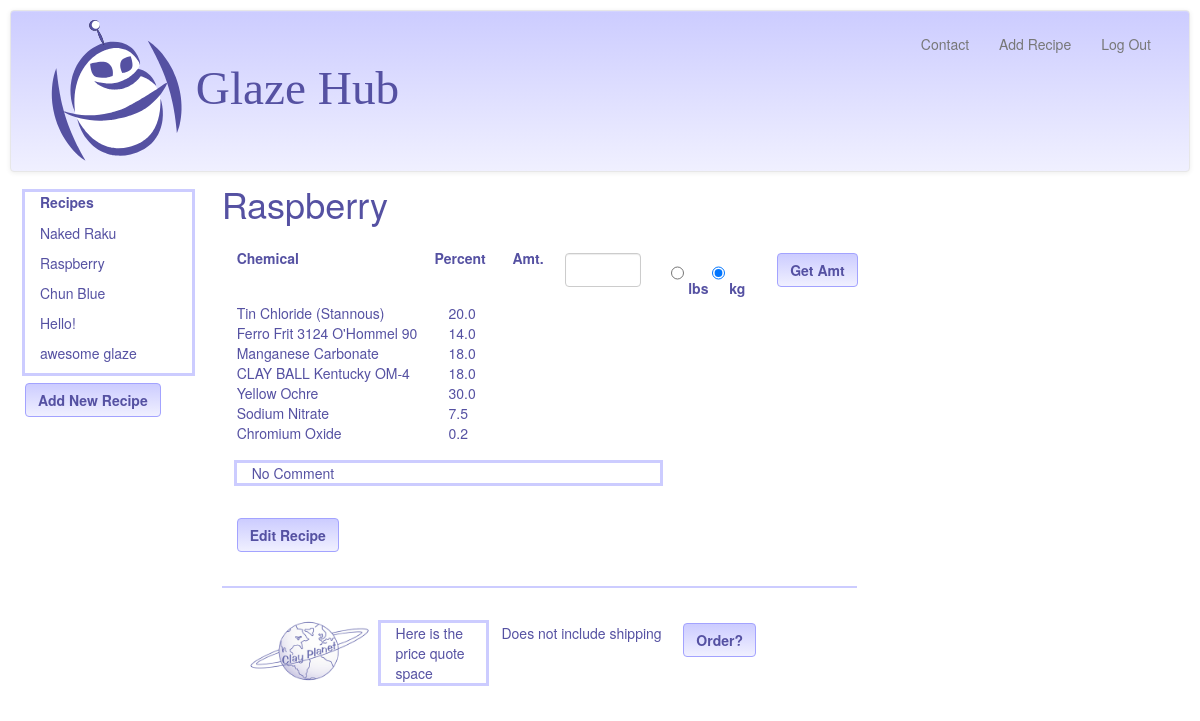
Page /recipecomps/4/Raspberry (signed in) on the earlier database version.
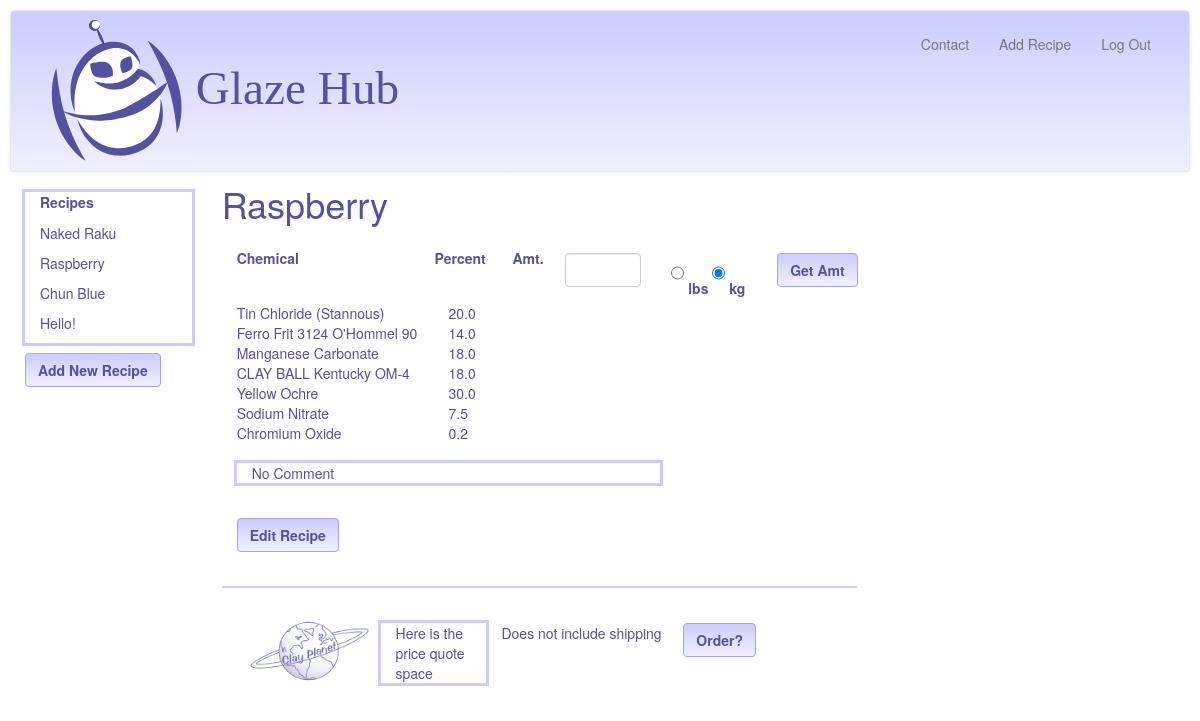
Same page on the later database version.
### model.py (models this page shows, shortened)
class Recipe(Base):
	__tablename__ = "recipes"
	id = Column(Integer, primary_key = True)
	recipe_name = Column(String (120))
	user_id = Column(Integer, ForeignKey('users.id'))
	user_notes = Column(String (3000), nullable = True)
	user = relationship("User", backref = backref("recipes", order_by=id))
	@classmethod
	def getRecipeNamesByUserID(cls, user_id):
		return session.query(Recipe).filter_by(user_id = user_id).all()
	@classmethod
	def getRecipeIDByName(cls, recipe_name, user_id):
		return session.query(Recipe).filter_by(recipe_name=recipe_name).filter_by(user_id = user_id).first()

class Component(Base):
	__tablename__ = "components"
	id = Column(Integer, primary_key = True)
	chem_id = Column(Integer, ForeignKey('chemicals.id'), nullable = False)
	recipe_id = Column(Integer, ForeignKey('recipes.id'), nullable = False)
	percentage = Column(Float, nullable = False)
	chem = relationship("Chem", backref = backref("components", order_by=id))
	recipe = relationship("Recipe", backref = backref("components", order_by=id))
	@classmethod
	def getComponentsByRecipeID(cls,recipe_id):
		return session.query(Component).filter_by(recipe_id = recipe_id).all()

class Chem(Base):
	__tablename__ = "chemicals"
	id = Column(Integer, primary_key = True)
	chem_name = Column(String(120))
	quarter = Column(Float)
	half = Column(Float)
	onelb = Column(Float)
	fivelb = Column(Float)
	tenlb = Column(Float)
	twentyfivelb = Column(Float)
	fiftylb = Column(Float)
	onehundlb = Column(Float)
	fivehundlb = Column(Float)

### glazehub.py (the view)
@app.route("/recipecomps/<int:userViewID>/<recipeName>")
def recipe(userViewID, recipeName):
	display_recipes = showUserRecipeList(userViewID)
	userLoginID = session["user_id"]
	if userLoginID != int(userViewID):
		flash ("Invalid User ID. Here are your recipes.")
		userViewID = userLoginID
		recipes = model.Recipe.getRecipeNamesByUserID(userLoginID)
		return render_template("user_recipes.html", display_recipes = recipes)
	else:
		recipe = model.Recipe.getRecipeIDByName(recipeName, userViewID)
		components = model.Component.getComponentsByRecipeID(recipe.id)
	messageToUser = None
	batchComp = []
	wholenumlist = []
	leftoverbitslist = []
	batchsize = None
	unit_sys = "unitSys"
	lbschecked = ""
	kgchecked = 'checked = "checked"'
	return render_template("/recipecomps.html/", user_id = userViewID, recipe_name = recipeName,
			components = components, batchComp = batchComp, display_recipes=display_recipes,
			user_notes = recipe.user_notes, messageToUser = messageToUser, unitSys = unit_sys,
			batchsize = batchsize, wholenumlist=wholenumlist, lbschecked =lbschecked,
			kgchecked =kgchecked, leftoverbitslist=leftoverbitslist)

### glazehub.py (called while the page is built)
def showUserRecipeList(userViewID):
	userLoginID = session["user_id"]
	if userLoginID != int(userViewID):
		flash ("Invalid User ID. Here are your recipes. 3")
		userViewID = userLoginID
		recipes = model.Recipe.getRecipeNamesByUserID(userLoginID)
		return recipes
	else:
		recipes = model.Recipe.getRecipeNamesByUserID(userViewID)
		return recipes

### templates/recipecomps.html (shortened to what this page needs)
{% extends 'base2.html' %}
{% block body %}
<div class = "col-sm-2">
	<div class = "col-sm-12" id = "recipe_list" style="outline: 3px solid #ccccff; margin-bottom:10px" >
    	<label class = "control-label" for="userRecipes">
			Recipes
		</label>
		{% for recipe in display_recipes %}
		<ul style = "margin-top: 6px" class="recipe_names">
			<a class = "recipe_links" href = "/recipecomps/{{recipe.user_id}}/{{recipe.recipe_name }}">
				<li>{{ recipe.recipe_name }}</li></a>
		</ul>
		{% endfor %}
	</div>
	<div class = "row" id = "add_recipe_button">
		<div class = "col-sm-2">
			<a href = "/addRecipe/{{user_id}}">
			<button class ="btn btn-GH" type = "submit" id = "add_recipe">
					<strong>Add New Recipe</strong></button>
			</a>
		</div>
	</div>
</div>
	<div class = "col-sm-10" id = "recipe_section" style="margin-top:-2em">
		<h1>{{ recipe_name }}</h1>
		<div class = "col-sm-8" id = "recipe_list" >
			<div class = "row" style = "color:#5551a2">
				<div class = "col-sm-4" id = "chem_name" style = "margin-top:1em"><strong>Chemical
					</strong>
				</div>
				<div class = "col-sm-2" id = "percentage" style = "margin-top:1em; margin-left:-1em"><strong>Percent
					</strong>
				</div>
				<div class = "form-group" id = "amount_to_make" style = "margin-top:1em">
					<label class = "col-sm-1 control-label" style = "margin-left: -2em" for "amt">
						Amt.
					</label>
					<form action = "/batchSizeChange/{{user_id}}/{{recipe_name}}" method = "POST">
						<div class ="col-sm-2">
							{% if batchsize %}
								<input class = "form-control" type = "text" id = "batchsize"
										  name="batchsize" value = "{{batchsize}}"/>
							{% else %}
								<input class = "form-control" type = "text" id = "batchsize"
										  name="batchsize" value = ""/>
							{% endif %}
						</div>
						<div class = "col-sm-2">
							<input class = "radio-GH" type = "radio" name= "unitSys" value = "lbs"
								{{lbschecked}}/>
							<label for "pounds">lbs</label>
							<input class = "radio-GH" type = "radio" name= "unitSys" value = "kg"
								{{kgchecked}}/>
							<label for "metric">kg</label>
						</div>
						<div class = "col-sm-1">
							<button class ="btn btn-GH" style="margin-top:5px" type = "submit" id = "getAmount">
							<strong>Get Amt</strong></button>
						</div>
						<div class = "col-sm-8" id ="comp_percent_amt">
						{% for comp in components %}
							<div class = "row">
								<div class = "col-sm-6" >{{comp.chem.chem_name}}</div>
								<div class = "col-sm-2">{{comp.percentage}}</div>
							</div>
						{% endfor %}
						</div>
					</form>
				</div>
				<div class = "col-sm-4">
				</div>
			</div>
			<div class = "row">
				<div class = "col-sm-8"
					style="outline: 3px solid #ccccff; margin-top:20px; margin-left:15px;
						margin-bottom:20px">
					{{user_notes}}
				</div>
			</div>
			<div class = "row">
				<form action = "/editRecipe/{{user_id}}/{{recipe_name}}"
					<div class = "col-sm-2">
						<button class ="btn btn-GH" style="margin-top:15px" type = "submit" id = "editRecipe">
						<strong>Edit Recipe</strong></button>
					</div>
			<div class = "row">
				<hr noshade color ="#ccccff"></hr>
			</div>
			<div class = "row">
				<div class = "col-sm-3">
					<img id = "cplogo" src="/static/img/cplogo.png">
				</div>
				<div class = "col-sm-2" style="outline: 3px solid #ccccff; margin-top:15px">
					Here is the price quote space
				</div>
				<div class = "col-sm-4" style="margin-top:15px">
					Does not include shipping
				</div>
				<div class = "col-sm-1">
					<button class ="btn btn-GH" style="margin-top:15px; margin-left:-30px"
						id = "order">
					<strong>Order?</strong></button>
				</div>
			</div>
	</div>
	</div>
{% endblock %}

### templates/base2.html (shortened to what this page needs)
<html>
    <head>
        <link rel="stylesheet" href="/static/css/bootstrap.css" />
        <link rel="stylesheet" href="/static/css/style.css" />
    </head>
    <body>
        <div class="navbar navbar-default">
            <div class="container-fluid">
                <div class="navbar-header">
                    <img class = "header_logo" src="/static/img/ghlogo1114.svg"><a class="navbar-brand" href="/"></a>
                </div>
                <div class="navbar-collapse collapse">
                    <ul class="nav navbar-nav navbar-right">
                        <li ><a href="mailto:marlenehirose@gmail.com">Contact</a></li>
                        {% if session["user_id"] %}
                            <li><a href = "/addRecipe/{{user_id}}">Add Recipe</a><li>
                            <li ><a href="/logout"> {{"Log Out"}} </a></li>
                        {% else %}
                             <li ><a href="/enterRecipe">Calculator</a></li>
                            <li ><a href="/login">{{"Log In"}}</a></li>
                        {% endif %}
                    </ul>
                </div>
            </div>
        </div>
        {% block body %}{% endblock %}
    </body>
</html>

### static/css/style.css (style rules this page uses)
a:link { color:#5551a2; }
.header_logo { width: 350px; }
#cplogo { width:125px; margin:10px; }
body { margin:10px; font-family: "Helvetica Neue", Helvetica, "Segoe UI", Arial, freesans, sans-serif; color:#5551a2; }
ul.recipe_names { list-style-type: none; padding:0 0px; }
input { height:3em; margin-top: 5px; }
.radio-GH { border:2px #ccccff; }
.navbar-default { background-image: -webkit-linear-gradient(top, #ccccff 0%, #f0f0ff 100%); background-image: -o-linear-gradient(top, #ccccff 0%, #f0f0ff 100%); background-image: -webkit-gradient(linear, left top, left bottom, from(#ccccff), to(#f0f0ff)); background-image: linear-gradient(to bottom, #ccccff 0%, #f0f0ff 100%); filter: progid:DXImageTransform.Microsoft.gradient(startColorstr='#ccccffccccffff', endColorstr='#ccccff0f0ff', GradientType=0); filter: progid:DXImageTransform.Microsoft.gradient(enabled = false); background-repeat: repeat-x; border-radius: 4px; padding:8px; -webkit-box-shadow: inset 0 1px 0 rgba(255, 255, 255, .15), 0 1px 5px rgba(0, 0, 0, .075); box-shadow: inset 0 1px 0 rgba(255, 255, 255, .15), 0 1px 5px rgba(0, 0, 0, .075); }
.btn-GH { background-image: -webkit-linear-gradient(top, #ccccff 0%, #f0f0ff 100%); background-image: -o-linear-gradient(top, #ccccff 0%, #f0f0ff 100%); background-image: -webkit-gradient(linear, left top, left bottom, from(#ccccff), to(#f0f0ff)); background-image: linear-gradient(to bottom, #ccccff 0%, #f0f0ff 100%); filter: progid:DXImageTransform.Microsoft.gradient(startColorstr='#ffccccff', endColorstr='#fff0f0ff', GradientType=0); filter: progid:DXImageTransform.Microsoft.gradient(enabled = false); background-repeat: repeat-x; border-color: #a3a3ff; color:#5551a2; }
hr { border-color:#ccccff; border-width: 2px; }

Differences in the rows shown:
removed Recipe: recipe_name "awesome glaze"
